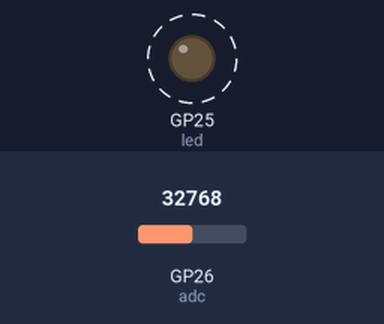
A program run on a simulated Raspberry Pi Pico running MicroPython. Shown: output pins drawn as LEDs (lit = HIGH). Dashed ring = blinking. The test bench sets the inputs (shaded band); at power-on: GP26 (adc) = 32768 (analog values on the 0–65535 scale). WiFi joins after 1.5 s; web requests get an empty 200 reply after 0.4 s; what the program prints to the serial console is not drawn.

Above: at 2.0 s.
Timing chart, 0 to 5.1 s (numbered marks = the images above):
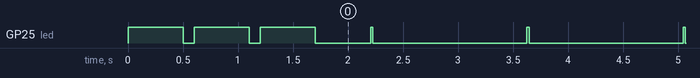

Measured:
- by itself, GP25 (led): moves between LOW and HIGH, repeating every 56.8 s

The program:

sample_and_send.py
```python
import network
import socket
import time
import machine

# Wi-Fi credentials
ssid = 'Warp Gate'
password = 'entaroadun'

led = machine.Pin("LED", machine.Pin.OUT)  # Replace 15 with the GPIO pin you are using
url = "g1.carige.xyz"
port = 80
addr_info = ()
addr = ()

# Function to connect to Wi-Fi
def connect_to_wifi():
    wlan = network.WLAN(network.STA_IF)
    wlan.active(True)
    wlan.connect(ssid, password)
    while not wlan.isconnected():
        led.value(1)
        print('Connecting to network...')
        time.sleep(0.5)
        led.value(0)
        time.sleep(0.1)
    print('Network connected:', wlan.ifconfig())
    network.hostname("demoPico01")
    return wlan

# Function to perform HTTP GET request
def http_get(adc_value):
    s = socket.socket()
    #print(addr)
    s.connect(addr)
    path = f"/s2s.php?rpi=pico&adc={adc_value}"
    request = f"GET {path} HTTP/1.1\r\nHost: {url}\r\nConnection: close\r\n\r\n"
    s.send(request.encode())
    s.close()

# Function to read ADC value
def read_adc():
    adc = machine.ADC(0)  # Initialize ADC on pin 31 (GP26)
    adc_value = adc.read_u16()  # Read ADC value (0-65535)
    return adc_value

# Main function
def main():
    global addr
    connect_to_wifi()
    addr_info = socket.getaddrinfo(url, port)
    addr = addr_info[0][-1]
    #print(addr)
    while True:
        adc_value = read_adc()
        #print(adc_value)
        http_get(adc_value)
        led.value(1)
        time.sleep(0.02)
        led.value(0)
        time.sleep(1)

# Run the main function
main()
```
